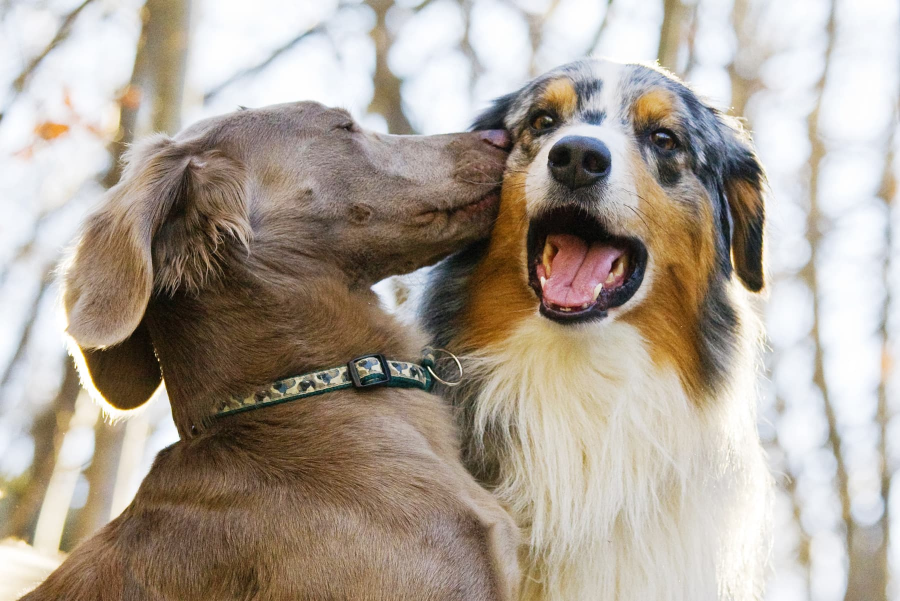
%> input picture dog.jpg, 1800 x 1201 px (shown at 1/2 size)
$ octave sift.m   (GNU Octave 9; MATLAB toolbox functions it lacks are replaced by stand-ins)
%> lines starting %> are read from the running program, lines starting %| are printed output that depends on the picture
%% SIFT ALGORITHM with comparision
% Descrption: In this programe we compare keypoints and descriptors of two
% images using SIFT algorithm and calculate the percentage match.
% Author: VIJAY ANAND
% Citation: vijay anand (2021). SIFT( SCALE INVARIANT FEATURE TRANSFORM) https://www.mathworks.com/matlabcentral/fileexchange/43724-sift-scale-invariant-feature-transform),
% MATLAB Central File Exchange. Retrieved December 4, 2021.
%%
clc;
close all;
clear all;
% tic;
% Applying SIFT on First Image
I=imread('dog.jpg');
%> I is the input picture: size 1201x1800x3 uint8; mean R, G, B 172.2, 161.6, 149.9
I_read=imresize(I,[256 256]);
I_enlarge=imresize(I_read,[512 512]);
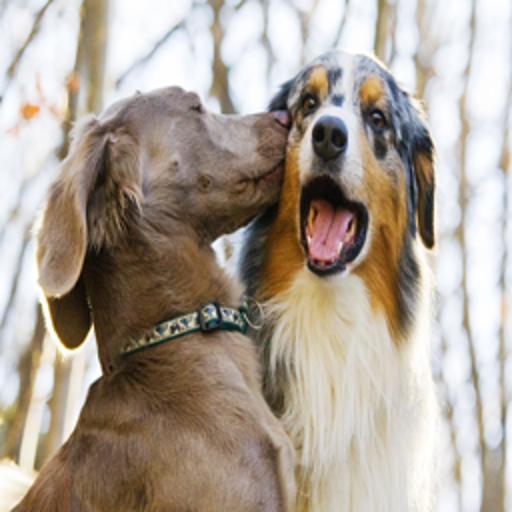
%> I_enlarge: size 512x512x3 uint8; mean R, G, B 172.2, 161.6, 149.9
I=rgb2gray(I_enlarge);
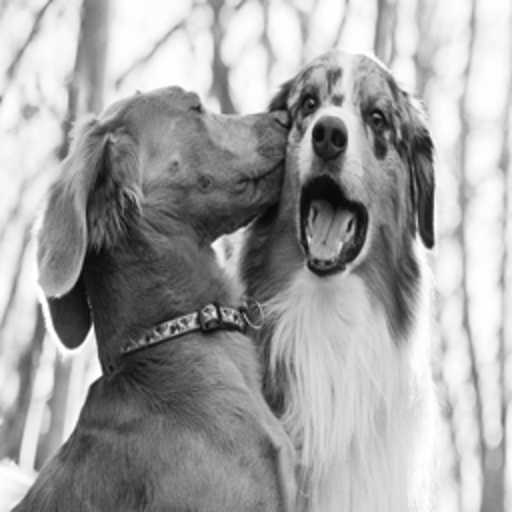
%> I: size 512x512 uint8; min 5, max 255, mean 163.5
%I=I_enlarge;
imshow(I);
I=im2double(I);
%> I: size 512x512 double
I_temp=I;
original=I;
octave1=[];
octave2=[];
octave3=[];
%% FORMING OCTAVES
tic;
k2=0;
sigma_1=1.6;
[m,n]=size(I);
%> m = 512; n = 512
I_temp(m:m+4,n:n+4)=0; % zero padding
clear c;
tic;
for k1=0:3
    k=sqrt(2);
sigma=(k^(k1+(2*k2)))*sigma_1;
for x=-2:2
    for y=-2:2
        h(x+3,y+3)=(1/((2*pi)*((k*sigma)*(k*sigma))))*exp(-((x*x)+(y*y))/(2*(k*k)*(sigma*sigma)));
    end
end
for i=1:m
    for j=1:n
        temp1=I_temp(i:i+4,j:j+4)'.*h;
        conv_1(i,j)=sum(sum(temp1));
    end
end
% figure, imshow(conv_1(1:m-4,1:n-4));
octave1=[octave1 conv_1];
end
%> this loop made 4 passes
%> pass 1, `octave1=[octave1 conv_1];`:
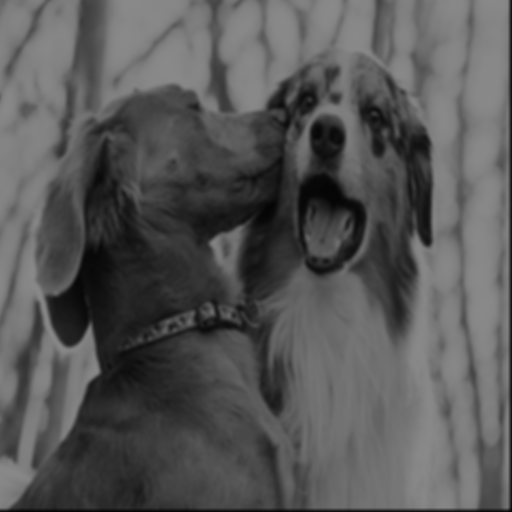
%> octave1: size 512x512 double; min 0, max 0.539, mean 0.342
%> after the loop:
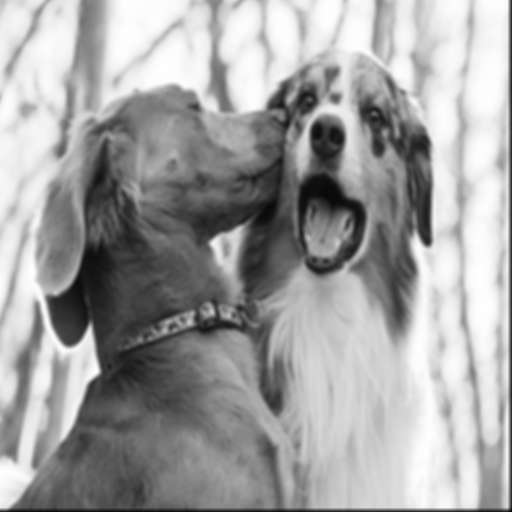
%> conv_1: size 512x512 double; min 0, max 0.0924, mean 0.0587; drawn with min black and max white
%> after the loop:
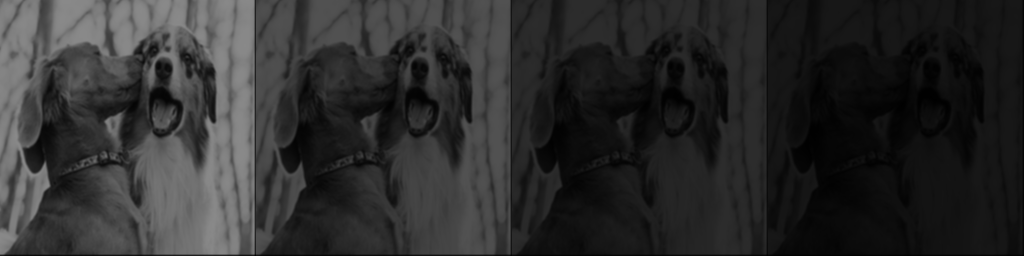
%> octave1: size 512x2048 double (shown at 1/2 size); min 0, max 0.539, mean 0.179
%> after the loop, h = [0.00352 0.00366 0.0037 0.00366 0.00352; 0.00366 0.00379 0.00384 0.00379 0.00366; 0.0037 0.00384 0.00389 0.00384 0.0037; 0.00366 0.00379 0.00384 0.00379 0.00366; 0.00352 0.00366 0.0037 0.00366 0.00352]
%% octave 2
clear I_temp;
% k2=1;
I_temp2=imresize(original,1/((k2+1)*2));
 k2=1;
y=size(I_temp2)
%> y = [256 256]
[m,n]=size(I_temp2);
%> m = 256; n = 256
I_temp2(m:m+4,n:n+4)=0;
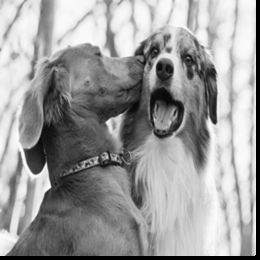
%> I_temp2: size 260x260 double; min 0, max 1.02, mean 0.621; drawn with min black and max white
clear c;
%> (the run ends here)
